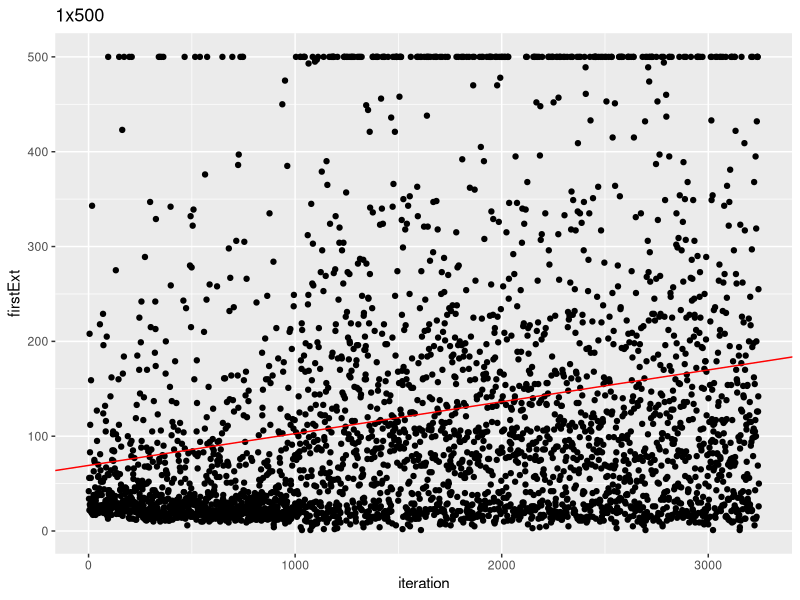
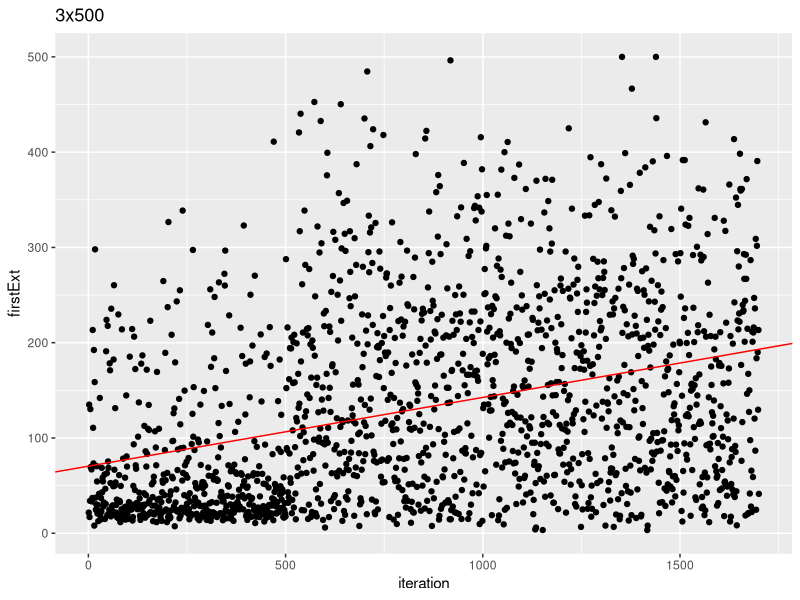

Write R code to recreate these figures, in order.
setwd('/Users/Seth/Documents/bigValley/testData')

library(ggplot2)

cols = c('tests','years','firstExt', 'firstExtSTD', 'deadWorld', 'deadWorldSTD', 'id',
         'wolfEn',
         'wolfRe',
         'wolfFa',
         'rabbitEn',
         'rabbitRe',
         'rabbitFa',
         'wolfNum',
         'rabbitNum',
         'grassNum',
         'debrisNum', 'pred')

df1 <- read.csv('1x500SIMS-RF1.csv', stringsAsFactors = F, col.names = cols, header = F)
df1$iteration <- as.numeric(row.names(df1))
View(df1)

df3 <- read.csv('3x500SIMS-RF1.csv', stringsAsFactors = F, quote="'", col.names = cols, header = F)
df3$iteration <- as.numeric(row.names(df3))
View(df3)

###### 1x500
reg1 <- lm(firstExt ~ iteration, data = df1)

g <- ggplot(df1, aes(x=iteration, y=firstExt)) + geom_point() + ggtitle('1x500')
g <- g + geom_abline(intercept = reg1$coefficients[1], slope = reg1$coefficients[2], color = "red")
g + geom_smooth(formula = firstExt ~ iteration)

###### 3x500
reg3 <- lm(firstExt ~ iteration, data = df3)

g <- ggplot(df3, aes(x=iteration, y=firstExt)) + geom_point() + ggtitle('3x500')
g <- g + geom_abline(intercept = reg3$coefficients[1], slope = reg3$coefficients[2], color = "red")
g + geom_smooth(formula = firstExt ~ iteration)


########
########
library(kernlab)




library(randomForest)
